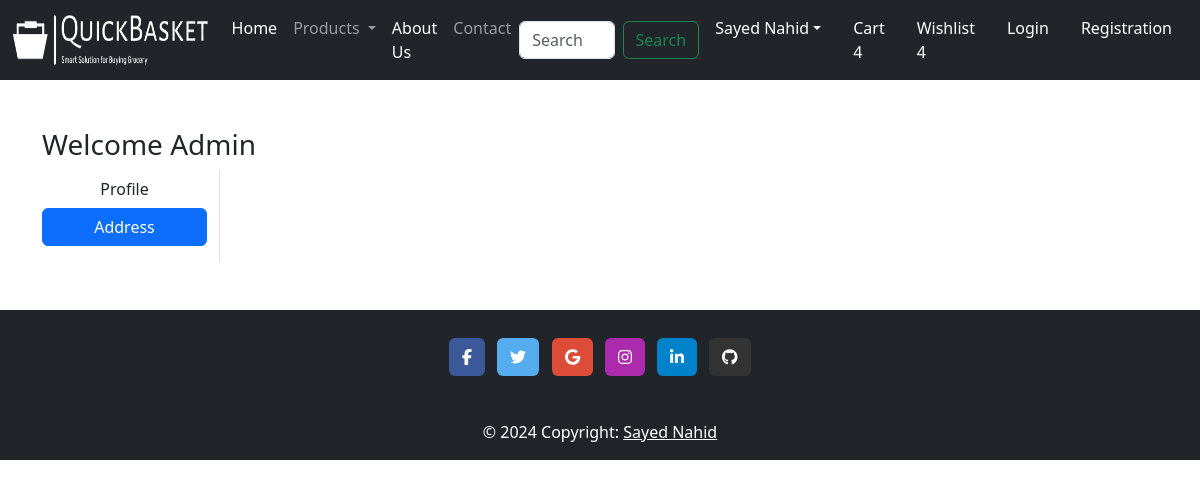
Page /address/ (signed in) on the earlier database version.
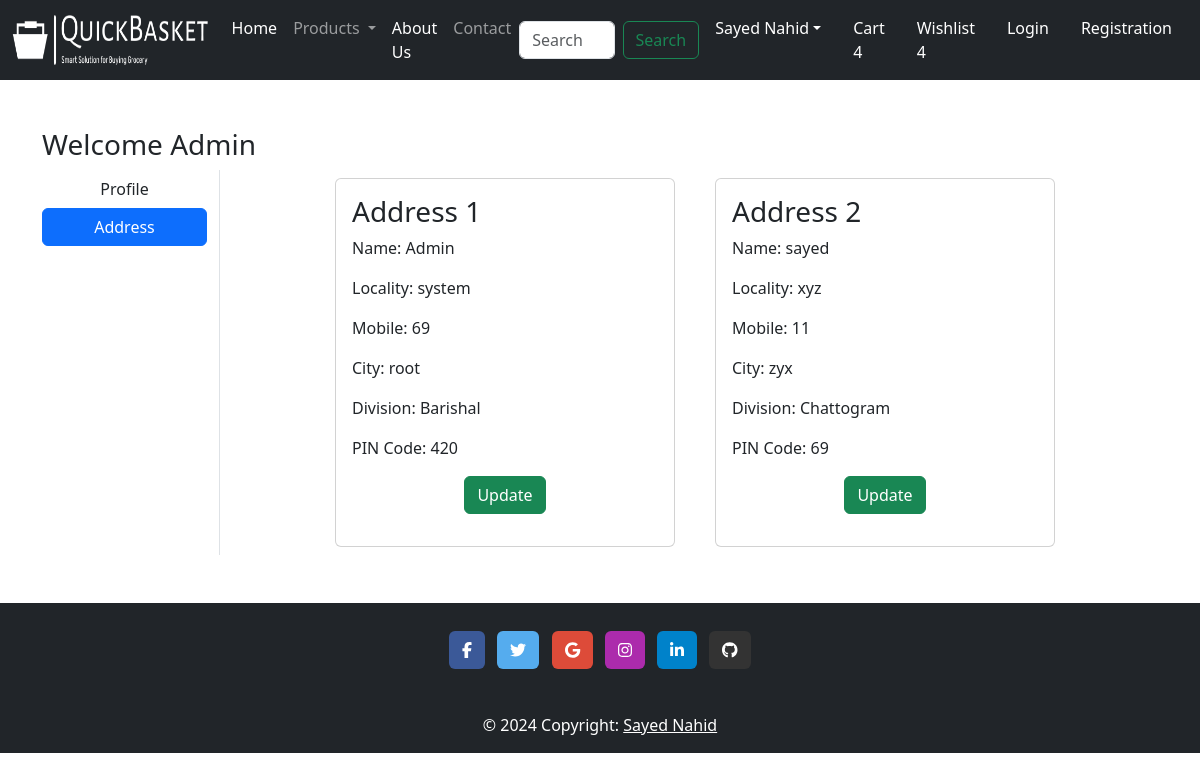
Same page on the later database version.
### myapp/models.py (models this page shows, shortened)
class Customer(models.Model):
    user = models.ForeignKey(User, on_delete=models.CASCADE)
    name = models.CharField(max_length=200)
    locality = models.CharField(max_length=200)
    city = models.CharField(max_length=50)
    mobile = models.IntegerField(default=0)
    zipcode = models.IntegerField()
    division = models.CharField(choices=DIV_CHOICES, max_length=100)

### myapp/views.py (the view)
# urls.py: path('address/', views.address, name='address'),
def address(request):
    add = Customer.objects.filter(user=request.user)
    return render(request, 'app/address.html', locals())

### myapp/templates/app/address.html (shortened to what this page needs)
{% extends "app/base.html" %}
{% load static %}
{% block main.content %}
<div class="container my-5">
    <div class="row">
        <h3>Welcome <span class="text-capitalize">{{request.user}}</span></h3>
        <div class="col-sm-2 border-end">
            <ul class="list-unstyled">
                <li class="d-grid"><a href="{% url 'profile' %}" class="btn">Profile</a></li>
                <li class="d-grid"><a href="{% url 'profile' %}" class="btn btn-primary">Address</a></li>
            </ul>
        </div>
        <div class="col-sm-8 offset-sm-1">
            <div class="row">
                {% for ad in add %}
                    <div class="col-sm-6">
                        <div class="card m-2">
                            <div class="card-body">
                                <h3>Address {{forloop.counter}}</h3>
                                <p>Name: {{ad.name}}</p>
                                <p>Locality: {{ad.locality}}</p>
                                <p>Mobile: {{ad.mobile}}</p>
                                <p>City: {{ad.city}}</p>
                                <p>Division: {{ad.division}}</p>
                                <p>PIN Code: {{ad.zipcode}}</p>
                                <p class="text-center"><a href="{% url 'updateAddress' pk=ad.id %}" type="button" class="btn btn-success">Update</a></p>
                            </div>
                        </div>
                    </div>
                {% endfor %}
            </div>
        </div>
    </div>
</div>
{% endblock main.content %}

### myapp/templates/app/base.html (shortened to what this page needs)
<!DOCTYPE html>
{% load static %}
<html lang="en">
    <head>
        <link href="https://cdn.jsdelivr.net/npm/bootstrap@5.3.3/dist/css/bootstrap.min.css" rel="stylesheet">
        <link rel="stylesheet" href="{% static 'app/css/style.css' %}">
        <link rel="stylesheet" href="{% static 'app/css/owl.carousel.min.css' %} "/>
        <link rel="stylesheet" href="{% static 'app/css/all.min.css' %} "/>
    </head>
    <body>
        <nav class="navbar navbar-expand-lg navbar-dark bg-dark">
            <div class="container-fluid">
              <a class="navbar-brand" href=""><img src="{% static 'app/images/logo.png' %}" width="100%" height="50"/></a>
              <div class="collapse navbar-collapse" id="navbarSupportedContent">
                <ul class="navbar-nav me-auto mb-2 mb-lg-0">
                  <li class="nav-item">
                    <a class="nav-link active" aria-current="page" href="/">Home</a>
                  </li>
                  <li class="nav-item dropdown">
                    <a class="nav-link dropdown-toggle" href="#" id="navbarDropdown" role="button" data-bs-toggle="dropdown" aria-expanded="false">
                      Products
                    </a>
                  </li>
                  <li class="nav-item">
                    <a class="nav-link text-white" href="{% url 'about' %}">About Us</a>
                  </li>
                  <li class="nav-item">
                    <a class="nav-link test-white" href="{% url 'contact' %}">Contact</a>
                  </li>
                </ul>
                <form class="d-flex">
                  <input class="form-control me-2" type="search" placeholder="Search" aria-label="Search">
                  <button class="btn btn-outline-success" type="submit">Search</button>
                </form>
              </div>
              <ul class="navbar-nav me-auto mb-2 mb-lg-0">
                <li class="nav-item dropdown mx-2">
                  <a class="nav-link dropdown-toggle text-white" href="" id="profileDropDown" role="button" data-bs-toggle="dropdown" arial-expanded="false">Sayed Nahid</a>
                </li>
                <li class="nav-item mx-2">
                  <a href="#" class="nav-link text-white">Cart 4</a>
                </li>
                <li class="nav-item mx-2">
                  <a href="#" class="nav-link text-white">Wishlist 4</a>
                </li>
                <li class="nav-item mx-2">
                  <a href="{% url 'login' %}" class="nav-link text-white">Login</a>
                </li>
                <li class="nav-item mx-2">
                  <a href="{% url 'customerregistration' %}" class="nav-link text-white">Registration</a>
                </li>
              </ul>
            </div>
          </nav>
        {% block main.content %}{% endblock main.content %}
          <footer class="bg-dark text-center">
            <div class="container p-4 pb-0">
              <section class="mb-4">
                <a
                data-mdb-ripple-init
                  class="btn text-white btn-floating m-1"
                  style="background-color: #3b5998;"
                  href="#!"
                  role="button"
                  ><i class="fab fa-facebook-f"></i
                ></a>
                <a
                  data-mdb-ripple-init
                  class="btn text-white btn-floating m-1"
                  style="background-color: #55acee;"
                  href="#!"
                  role="button"
                  ><i class="fab fa-twitter"></i
                ></a>
                <a
                  data-mdb-ripple-init
                  class="btn text-white btn-floating m-1"
                  style="background-color: #dd4b39;"
                  href="#!"
                  role="button"
                  ><i class="fab fa-google"></i
                ></a>
                <a
                  data-mdb-ripple-init
                  class="btn text-white btn-floating m-1"
                  style="background-color: #ac2bac;"
                  href="#!"
                  role="button"
                  ><i class="fab fa-instagram"></i
                ></a>
                <a
                  data-mdb-ripple-init
                  class="btn text-white btn-floating m-1"
                  style="background-color: #0082ca;"
                  href="#!"
                  role="button"
                  ><i class="fab fa-linkedin-in"></i
                ></a>
                <a
                  data-mdb-ripple-init
                  class="btn text-white btn-floating m-1"
                  style="background-color: #333333;"
                  href="#!"
                  role="button"
                  ><i class="fab fa-github"></i
                ></a>
              </section>
            </div>
            <div class="text-center p-3 text-white" >
              © 2024 Copyright:
              <a class="text-white" href="">Sayed Nahid</a>
            </div>
          </footer>
    </body>
</html>

Differences in the rows shown:
added Customer: name "Admin", locality "system", mobile "69", city "root", division "Barishal", zipcode "420"
added Customer: name "sayed", locality "xyz", mobile "11", city "zyx", division "Chattogram", zipcode "69"
